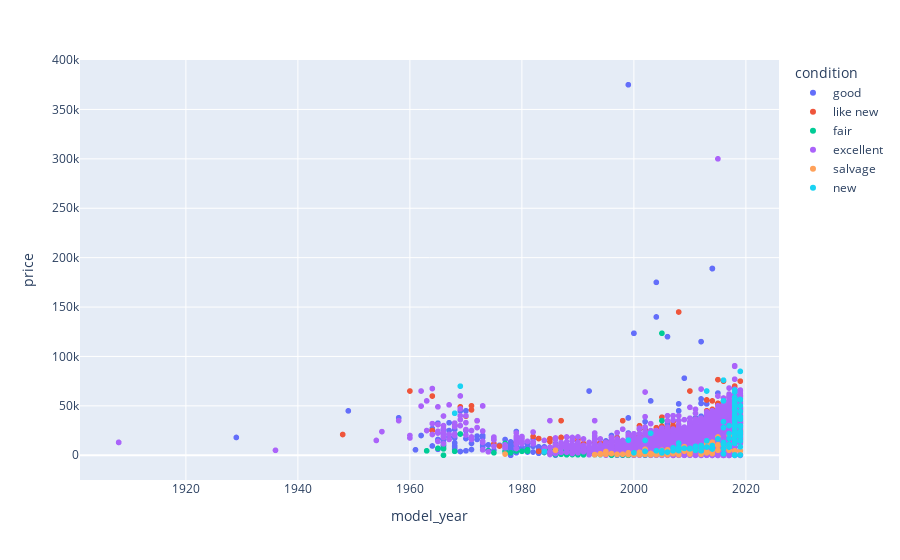

This figure's notebook cell:
### Code cell
fig = px.scatter(data, y = 'price', x = 'model_year', hover_data = 'model', color = 'condition')
fig.update_layout(legend_title_text = 'condition')
fig.show()

### Figure 1 — Plotly figure (JSON) as saved in the notebook; plotly's stock layout.template omitted (floating-point values rounded to 4 significant figures; data arrays with more than 128 entries replaced by an {"elided": "..."} marker saying what was removed)
{"data": [{"customdata": {"elided": "20145x1 str values"}, "hovertemplate": "condition=good<br>model_year=%{x}<br>price=%{y}<br>model=%{customdata[0]}<extra></extra>", "legendgroup": "good", "marker": {"color": "#636efa", "symbol": "circle"}, "mode": "markers", "name": "good", "showlegend": true, "type": "scattergl", "x": {"elided": "20145 float values"}, "xaxis": "x", "y": {"elided": "20145 int values"}, "yaxis": "y"}, {"customdata": {"elided": "4742x1 str values"}, "hovertemplate": "condition=like new<br>model_year=%{x}<br>price=%{y}<br>model=%{customdata[0]}<extra></extra>", "legendgroup": "like new", "marker": {"color": "#EF553B", "symbol": "circle"}, "mode": "markers", "name": "like new", "showlegend": true, "type": "scattergl", "x": {"elided": "4742 float values"}, "xaxis": "x", "y": {"elided": "4742 int values"}, "yaxis": "y"}, {"customdata": {"elided": "1607x1 str values"}, "hovertemplate": "condition=fair<br>model_year=%{x}<br>price=%{y}<br>model=%{customdata[0]}<extra></extra>", "legendgroup": "fair", "marker": {"color": "#00cc96", "symbol": "circle"}, "mode": "markers", "name": "fair", "showlegend": true, "type": "scattergl", "x": {"elided": "1607 float values"}, "xaxis": "x", "y": {"elided": "1607 int values"}, "yaxis": "y"}, {"customdata": {"elided": "24773x1 str values"}, "hovertemplate": "condition=excellent<br>model_year=%{x}<br>price=%{y}<br>model=%{customdata[0]}<extra></extra>", "legendgroup": "excellent", "marker": {"color": "#ab63fa", "symbol": "circle"}, "mode": "markers", "name": "excellent", "showlegend": true, "type": "scattergl", "x": {"elided": "24773 float values"}, "xaxis": "x", "y": {"elided": "24773 int values"}, "yaxis": "y"}, {"customdata": [["toyota camry le"], ["ford f150"], ["nissan frontier"], ["toyota 4runner"], ["honda civic"], ["ford f-150"], ["ford f-250 super duty"], ["toyota tundra"], ["toyota camry"], ["ford mustang"], ["ford f-150"], ["ford expedition"], ["ford f350"], ["ford focus"], ["ram 1500"], ["toyota tacoma"], ["hyundai santa fe"], ["ford f-150"], ["nissan altima"], ["chevrolet silverado"], ["ram 1500"], ["ford focus"], ["toyota tacoma"], ["honda civic"], ["dodge dakota"], ["chevrolet silverado"], ["ford taurus"], ["nissan sentra"], ["ford f-150"], ["toyota tundra"], ["chevrolet impala"], ["chevrolet impala"], ["ford focus"], ["nissan altima"], ["honda civic lx"], ["ford taurus"], ["honda civic"], ["gmc yukon"], ["ford f-150"], ["gmc sierra"], ["cadillac escalade"], ["honda accord"], ["toyota 4runner"], ["honda civic"], ["chevrolet silverado"], ["honda civic lx"], ["ford taurus"], ["ford escape"], ["jeep cherokee"], ["nissan sentra"], ["volkswagen passat"], ["toyota tundra"], ["nissan altima"], ["ford explorer"], ["ford mustang"], ["ford f250"], ["toyota camry le"], ["chevrolet malibu"], ["honda civic lx"], ["toyota 4runner"], ["toyota camry"], ["toyota prius"], ["toyota rav4"], ["chevrolet impala"], ["nissan sentra"], ["subaru outback"], ["dodge charger"], ["subaru outback"], ["ford f-150"], ["nissan sentra"], ["toyota tundra"], ["nissan altima"], ["ram 1500"], ["hyundai sonata"], ["toyota tacoma"], ["ford mustang"], ["nissan sentra"], ["ford taurus"], ["ford f350 super duty"], ["chevrolet tahoe"], ["gmc yukon"], ["nissan versa"], ["honda cr-v"], ["toyota 4runner"], ["ram 1500"], ["ford explorer"], ["ford focus"], ["chevrolet equinox"], ["toyota corolla"], ["ram 1500"], ["ford focus"], ["subaru impreza"], ["chevrolet silverado"], ["toyota tacoma"], ["nissan sentra"], ["toyota camry"], ["honda accord"], ["dodge charger"], ["jeep cherokee"], ["hyundai sonata"], ["subaru outback"], ["jeep grand cherokee"], ["toyota prius"], ["ford focus"], ["chevrolet corvette"], ["nissan frontier"], ["subaru outback"], ["jeep wrangler"], ["jeep cherokee"], ["ford f150"], ["nissan versa"], ["honda accord"], ["dodge grand caravan"], ["hyundai sonata"], ["honda civic"]], "hovertemplate": "condition=salvage<br>model_year=%{x}<br>price=%{y}<br>model=%{customdata[0]}<extra></extra>", "legendgroup": "salvage", "marker": {"color": "#FFA15A", "symbol": "circle"}, "mode": "markers", "name": "salvage", "showlegend": true, "type": "scattergl", "x": [1999.0, 2008.0, 2012.0, 1995.0, 2003.0, 2005.0, 2008.0, 2001.0, 2001.0, 1998.0, 2001.0, 2003.0, 2008.0, 2000.0, 2005.0, 2014.0, 2003.0, 1997.0, NaN, 2009.0, 2013.0, 2006.0, 2015.0, 2018.0, 2006.0, 1994.0, 1995.0, 2019.0, 1995.0, 2018.0, 2000.0, 2014.0, NaN, 2004.0, 2001.0, 2015.0, 2007.0, 2004.0, 2014.0, 1999.0, NaN, 2007.0, NaN, 2013.0, 1999.0, 2015.0, 2013.0, 2003.0, 1977.0, 2014.0, 2000.0, 2017.0, 2017.0, 2014.0, 2014.0, 2004.0, 1995.0, 2013.0, NaN, 1999.0, 2002.0, 2010.0, NaN, 2004.0, 2018.0, 2003.0, 2008.0, NaN, NaN, 2017.0, 2017.0, 2017.0, 2009.0, 2001.0, 2002.0, 1996.0, NaN, 2010.0, 2002.0, 2007.0, 2000.0, NaN, 2001.0, 2005.0, 2001.0, 1993.0, 2005.0, 2012.0, 1999.0, 2003.0, 2016.0, 2006.0, 1994.0, 2008.0, 2014.0, 1993.0, 2005.0, 2006.0, 2001.0, 2011.0, 2008.0, 2004.0, 2015.0, 2007.0, 1986.0, 2013.0, NaN, 1994.0, 1999.0, 1997.0, 2008.0, NaN, 2017.0, 2013.0, 2002.0], "xaxis": "x", "y": [600, 1000, 5500, 999, 850, 5000, 8000, 2500, 1800, 1000, 1500, 1800, 8000, 580, 2700, 11000, 800, 800, 3800, 4100, 12900, 400, 18500, 13500, 5500, 900, 850, 4500, 3750, 22000, 800, 1700, 9450, 2000, 1500, 5000, 4000, 800, 13000, 800, 15000, 2950, 1500, 3500, 800, 10700, 9975, 1400, 1200, 3500, 800, 20750, 8750, 13200, 6750, 2950, 2495, 2400, 2700, 2500, 800, 1200, 1200, 1000, 4500, 500, 4700, 1000, 3500, 5200, 20750, 8750, 8725, 750, 5000, 1700, 3000, 3000, 6000, 2500, 700, 5990, 500, 2500, 2250, 650, 700, 1000, 1900, 600, 7000, 1000, 1500, 7000, 4800, 500, 2000, 700, 3000, 5000, 7000, 450, 9900, 1500, 5000, 14500, 500, 1500, 1000, 850, 500, 3500, 5000, 2900, 2700], "yaxis": "y"}, {"customdata": {"elided": "143x1 str values"}, "hovertemplate": "condition=new<br>model_year=%{x}<br>price=%{y}<br>model=%{customdata[0]}<extra></extra>", "legendgroup": "new", "marker": {"color": "#19d3f3", "symbol": "circle"}, "mode": "markers", "name": "new", "showlegend": true, "type": "scattergl", "x": {"elided": "143 float values"}, "xaxis": "x", "y": {"elided": "143 int values"}, "yaxis": "y"}], "layout": {"legend": {"title": {"text": "condition"}, "tracegroupgap": 0}, "margin": {"t": 60}, "xaxis": {"anchor": "y", "domain": [0, 1], "title": {"text": "model_year"}}, "yaxis": {"anchor": "x", "domain": [0, 1], "title": {"text": "price"}}}}
